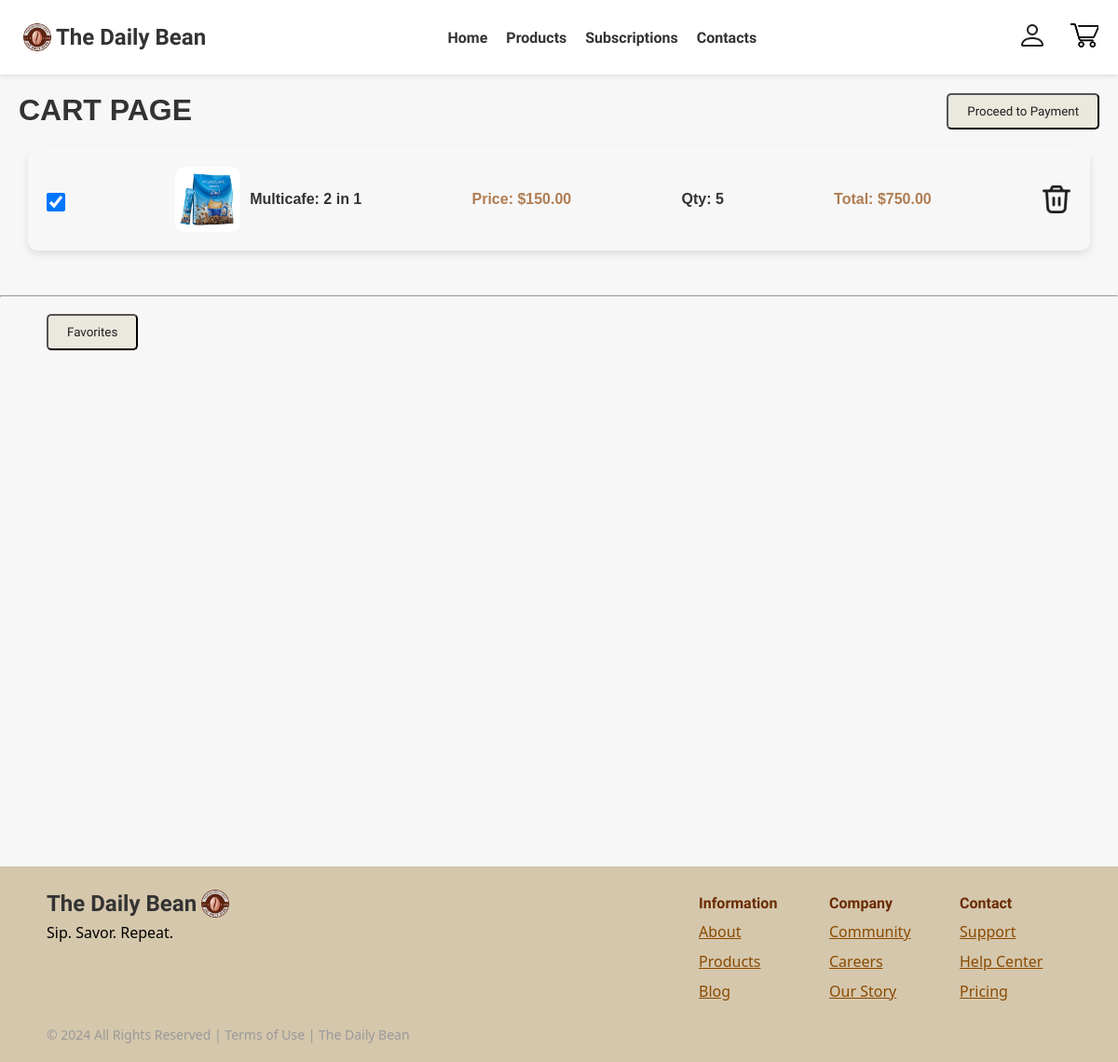
Page /cart/ (signed in) on the earlier database version.
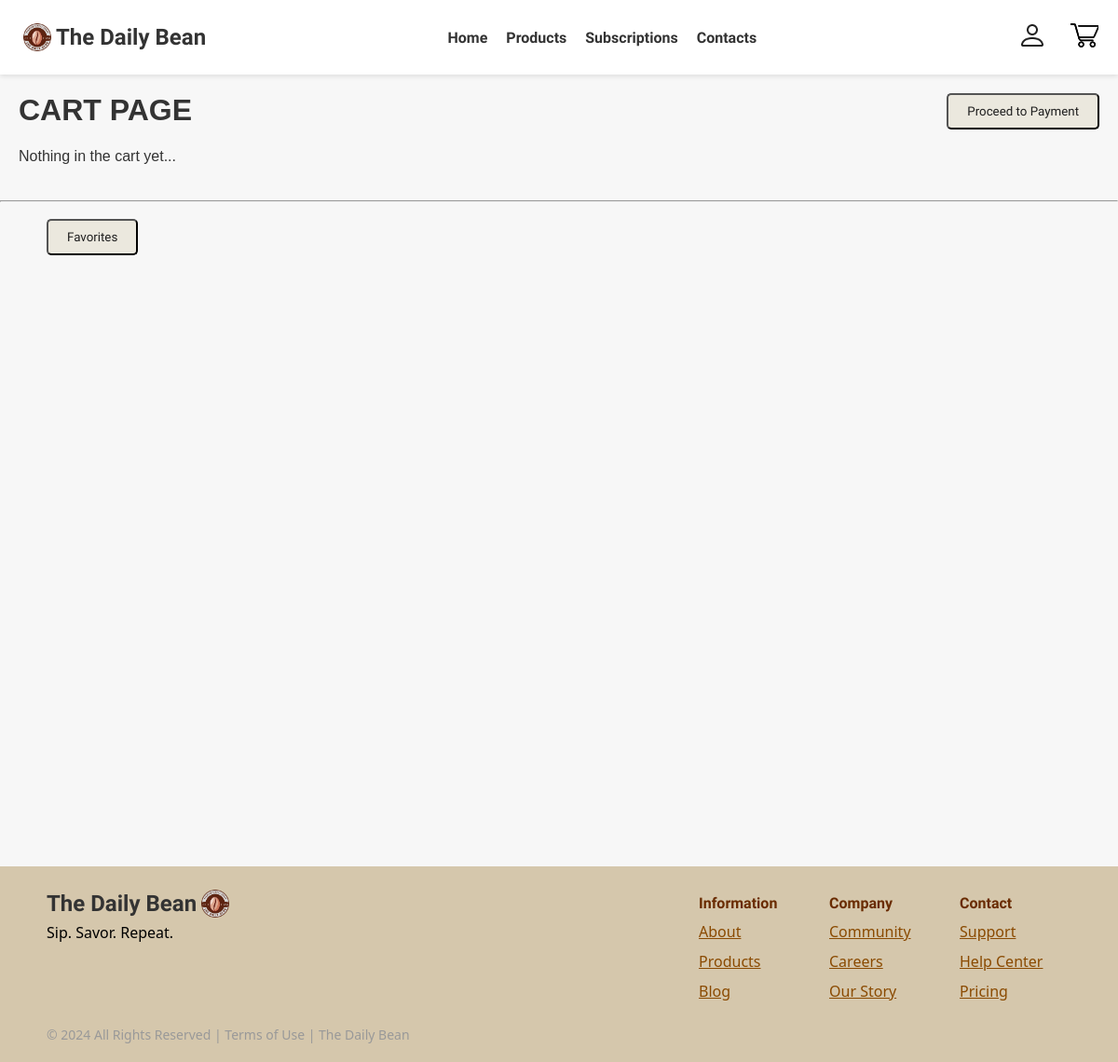
Same page on the later database version.
### payment/models.py (models this page shows, shortened)
class Order(models.Model):
    product = models.ForeignKey(Product, on_delete=models.CASCADE)
    user = models.ForeignKey(User, on_delete=models.CASCADE)
    total = models.DecimalField(max_digits=7, decimal_places=2)
    product_amount = models.PositiveSmallIntegerField()
    date_paid = models.DateTimeField(null=True, blank=True)

### home/models.py (models this page shows, shortened)
class Product(models.Model):
    product_name = models.CharField(max_length=255, null=False)
    product_description = models.TextField(null=False)
    product_ingredients = models.TextField(null=False)
    product_shelflife = models.CharField(max_length=255, null=False)
    product_image = models.ImageField(upload_to='products/', null=False)
    rating = models.FloatField()
    stock = models.IntegerField(null=False, default=0)
    is_available = models.BooleanField(default=False)
    price = models.DecimalField(max_digits=5, decimal_places=2, null=False, default=0)
    created_at = models.DateTimeField(auto_now_add=True)

### cartlist/views.py (the view)
# urls.py: path('', views.view_cart, name='cartpage'),
def view_cart(request):
    context = {
        'is_authenticated': request.user.is_authenticated,
        'is_admin': request.user.is_staff,
    }
    if(request.user.is_authenticated):
        orders = Order.objects.filter(user=request.user, date_paid__isnull=True).select_related('product')
        context['orders'] = orders
    return render(request, 'cart.html', context)

### templates/cart.html (shortened to what this page needs)
{% extends "_base.html" %}
{% load static %}
{% block content %}
    <link rel="stylesheet" href="{% static 'css/styles.css' %}">
    <div class="cart-page">
        <form action="{% url 'payment' %}" method="POST">
            <div style="margin: 20px; display: flex; justify-content: space-between;">
                <h1>CART PAGE</h1>
                {% if is_authenticated %}
                    <button class="btn">Proceed to Payment</button>
                {% endif %}
            </div>
            <div>
                <div class="order-list">
                    {% for order in orders %}
                        {% if order.product.is_available %}
                            <div class="order-item">
                                <input type="checkbox" value="{{ order.id }}" name="checkout-box" style="width: 20px; height: 20px; align-self: center;" checked>
                                <div style="align-self: center; display: flex;">
                                    <img class="order-img" src="{{ order.product.product_image.url }}" alt="{{ order.product.product_name }}">
                                    <h4 style="align-self: center; margin-left: 10px;">{{ order.product.product_name }}</h4>
                                </div>
                                <p class="product-price" style="align-self: center;">Price: ${{ order.product.price }}</p>
                                <h4 style="align-self: center;">Qty: {{ order.product_amount }}</h4>
                                <p class="product-price" style="align-self: center;">Total: ${{ order.total }}</p>
                                <img style="align-self: center;" src="{% static 'images/trash-icon.png' %}" data-order-id="{{ order.id }}" onclick="deleteOrder(this.dataset.orderId)">
                            </div>
                        {% endif %}
                    {% empty %}
                            {% if is_authenticated %}
                                <p>Nothing in the cart yet...</p>
                            {% else %}
                                <p>You must login to view your cart!</p>
                                <br>
                                <a href="{% url 'login' %}" class="btn">Log in</a></li>
                            {% endif %}
                    {% endfor %}
                </div>
            </div>
        </form>
        <br><hr><br>
        <a href="{% url 'user_favorites' %}" style="margin-left: 50px">
            <button id="btn" class="btn">Favorites</button>
        </a>
    </div>
{% endblock %}

Differences in the rows shown:
removed Order: product.product_image (picture), product.product_name "Multicafe: 2 in 1", product.price "150.00", product_amount "5", total "750.00"
Other differences:
text now shown: "Nothing in the cart yet..."
